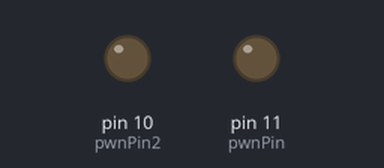
The sketch below on a simulated Arduino Uno, built with avr-gcc and run on an emulated ATmega328P. Shown: output pins drawn as LEDs (lit = HIGH). What the sketch prints to the serial monitor is not drawn.

Above: at 0.1 s.
At 22.86 s:
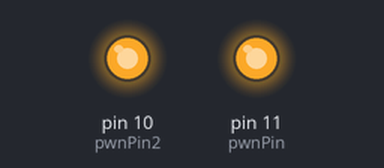
Timing chart, 0 to 22.8 s (numbered marks = the images above):
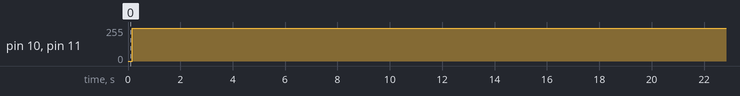

Measured:
- by itself, pin 10 (pwnPin2), pin 11 (pwnPin): 0/255 → 247/255 at 0.17 s

The sketch:

Arduino-Sinewave-Generator.ino
```cpp
// C++ code
//
const byte f = 50;
float t;
const float fs = 500.0;
int samples[500];
const int pwnPin = 11;
const int pwnPin2 = 10;

void setup() {
  Serial.begin(9600);
  pinMode(pwnPin, OUTPUT);
  pinMode(pwnPin2, OUTPUT);

  for (int i = 0; i < 500; i++) {
    t = i/fs;
    samples[i] = (int) 127 * (1 + sin(2*PI*f*t));
  }
}

void loop() {
  for (int i = 0; i < 500; i++) {
    analogWrite(pwnPin, samples[i]);
    analogWrite(pwnPin2, samples[i]);
    Serial.println(samples[i]);
    delay(2);
  }
}
```
